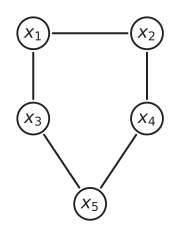

Write the Python code that produced this figure.
"""Undirected five-cycle H over x1..x5. Redrawn from the TikZ source of Gutmann, Pen and Paper Exercises in Machine Learning (CC BY 4.0), Ex. 5.7 (a)."""

import matplotlib.pyplot as plt
from matplotlib.patches import Circle, FancyArrowPatch, Rectangle

from mlrecall.figstyle import INK, LIGHT, save

R = 0.28  # node radius (data units)
PANELS = [{'nodes': {'1': (0, 0, '$x_1$'),
            '2': (2, 0, '$x_2$'),
            '3': (0, -1.5, '$x_3$'),
            '4': (2, -1.5, '$x_4$'),
            '5': (1, -3, '$x_5$')},
  'edges': [('1', '2', 'u', 0.0),
            ('1', '3', 'u', 0.0),
            ('3', '5', 'u', 0.0),
            ('2', '4', 'u', 0.0),
            ('4', '5', 'u', 0.0)]}]


def draw(ax, panel):
    nodes, patches = panel["nodes"], {}
    for name, (x, y, label) in nodes.items():
        shaded = name in panel.get("shaded", ())
        c = Circle((x, y), R, fc=LIGHT if shaded else "white", ec=INK, lw=1.4, zorder=3)
        ax.add_patch(c)
        patches[name] = c
        ax.text(x, y, label, ha="center", va="center", fontsize=13, color=INK, zorder=4)
    for name, (x, y, label, side) in panel.get("factors", {}).items():
        s = 0.16
        sq = Rectangle((x - s / 2, y - s / 2), s, s, fc=INK, ec=INK, zorder=3)
        ax.add_patch(sq)
        patches[name] = sq
        dx, dy, ha, va = {
            "above": (0, 0.2, "center", "bottom"),
            "below": (0, -0.2, "center", "top"),
            "left": (-0.2, 0, "right", "center"),
            "right": (0.2, 0, "left", "center"),
        }[side]
        ax.text(x + dx, y + dy, label, ha=ha, va=va, fontsize=13 - 1, color=INK)
    centers = {k: v[:2] for k, v in {**nodes, **panel.get("factors", {})}.items()}
    for a, b, kind, rad in panel["edges"]:
        ax.add_patch(
            FancyArrowPatch(
                posA=centers[a],
                posB=centers[b],
                patchA=patches[a],
                patchB=patches[b],
                arrowstyle="-|>" if kind == "d" else "-",
                mutation_scale=14,
                connectionstyle=f"arc3,rad={rad}",
                color=INK,
                lw=1.5,
                zorder=2,
            )
        )
    if panel.get("title"):
        ys = [y for x, y, _ in nodes.values()] + [y for x, y, *_ in panel.get("factors", {}).values()]
        xs = [x for x, y, _ in nodes.values()] + [x for x, y, *_ in panel.get("factors", {}).values()]
        ax.text((min(xs) + max(xs)) / 2, min(ys) - R - 0.35, panel["title"], ha="center",
                va="top", fontsize=13, color=INK, fontweight="bold")
    ax.set_aspect("equal")
    ax.axis("off")
    ax.autoscale_view()


fig, axes = plt.subplots(1, len(PANELS), figsize=(2.6, 3.0), squeeze=False)
for ax, panel in zip(axes[0], PANELS):
    draw(ax, panel)
    xs = [x for x, y, _ in panel["nodes"].values()] + [x for x, y, *_ in panel.get("factors", {}).values()]
    ys = [y for x, y, _ in panel["nodes"].values()] + [y for x, y, *_ in panel.get("factors", {}).values()]
    pad = 0.45
    bottom = 0.75 if panel.get("title") else 0
    ax.set_xlim(min(xs) - pad, max(xs) + pad)
    ax.set_ylim(min(ys) - pad - bottom, max(ys) + pad + panel.get("top", 0))
save(fig, __file__)
